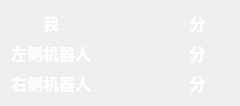
<?xml version="1.0" encoding="UTF-8"?>
<ui version="4.0">
 <class>ScorePanel</class>
 <widget class="QWidget" name="ScorePanel">
  <property name="geometry">
   <rect>
    <x>0</x>
    <y>0</y>
    <width>240</width>
    <height>98</height>
   </rect>
  </property>
  <property name="windowTitle">
   <string>Form</string>
  </property>
  <layout class="QGridLayout" name="gridLayout">
   <item row="2" column="1">
    <widget class="QLabel" name="rightScore">
     <property name="font">
      <font>
       <family>微软雅黑</family>
       <pointsize>12</pointsize>
       <bold>true</bold>
      </font>
     </property>
     <property name="styleSheet">
      <string notr="true">color: rgb(255, 255, 255);</string>
     </property>
     <property name="text">
      <string/>
     </property>
     <property name="alignment">
      <set>Qt::AlignCenter</set>
     </property>
    </widget>
   </item>
   <item row="0" column="1">
    <widget class="QLabel" name="meScore">
     <property name="font">
      <font>
       <family>微软雅黑</family>
       <pointsize>12</pointsize>
       <bold>true</bold>
      </font>
     </property>
     <property name="styleSheet">
      <string notr="true">color: rgb(255, 255, 255);</string>
     </property>
     <property name="text">
      <string/>
     </property>
     <property name="alignment">
      <set>Qt::AlignCenter</set>
     </property>
    </widget>
   </item>
   <item row="0" column="0">
    <widget class="QLabel" name="meTitle">
     <property name="font">
      <font>
       <family>微软雅黑</family>
       <pointsize>12</pointsize>
       <bold>true</bold>
      </font>
     </property>
     <property name="styleSheet">
      <string notr="true">color: rgb(255, 255, 255);</string>
     </property>
     <property name="text">
      <string>我</string>
     </property>
     <property name="alignment">
      <set>Qt::AlignCenter</set>
     </property>
    </widget>
   </item>
   <item row="1" column="0">
    <widget class="QLabel" name="leftTitle">
     <property name="font">
      <font>
       <family>微软雅黑</family>
       <pointsize>12</pointsize>
       <bold>true</bold>
      </font>
     </property>
     <property name="styleSheet">
      <string notr="true">color: rgb(255, 255, 255);</string>
     </property>
     <property name="text">
      <string>左侧机器人</string>
     </property>
     <property name="alignment">
      <set>Qt::AlignCenter</set>
     </property>
    </widget>
   </item>
   <item row="2" column="0">
    <widget class="QLabel" name="rightTitle">
     <property name="font">
      <font>
       <family>微软雅黑</family>
       <pointsize>12</pointsize>
       <bold>true</bold>
      </font>
     </property>
     <property name="styleSheet">
      <string notr="true">color: rgb(255, 255, 255);</string>
     </property>
     <property name="text">
      <string>右侧机器人</string>
     </property>
     <property name="alignment">
      <set>Qt::AlignCenter</set>
     </property>
    </widget>
   </item>
   <item row="1" column="2">
    <widget class="QLabel" name="score2">
     <property name="font">
      <font>
       <family>微软雅黑</family>
       <pointsize>12</pointsize>
       <bold>true</bold>
      </font>
     </property>
     <property name="styleSheet">
      <string notr="true">color: rgb(255, 255, 255);</string>
     </property>
     <property name="text">
      <string>分</string>
     </property>
     <property name="alignment">
      <set>Qt::AlignCenter</set>
     </property>
    </widget>
   </item>
   <item row="1" column="1">
    <widget class="QLabel" name="leftScore">
     <property name="font">
      <font>
       <family>微软雅黑</family>
       <pointsize>12</pointsize>
       <bold>true</bold>
      </font>
     </property>
     <property name="styleSheet">
      <string notr="true">color: rgb(255, 255, 255);</string>
     </property>
     <property name="text">
      <string/>
     </property>
     <property name="alignment">
      <set>Qt::AlignCenter</set>
     </property>
    </widget>
   </item>
   <item row="0" column="2">
    <widget class="QLabel" name="score1">
     <property name="font">
      <font>
       <family>微软雅黑</family>
       <pointsize>12</pointsize>
       <bold>true</bold>
      </font>
     </property>
     <property name="styleSheet">
      <string notr="true">color: rgb(255, 255, 255);</string>
     </property>
     <property name="text">
      <string>分</string>
     </property>
     <property name="alignment">
      <set>Qt::AlignCenter</set>
     </property>
    </widget>
   </item>
   <item row="2" column="2">
    <widget class="QLabel" name="score3">
     <property name="font">
      <font>
       <family>微软雅黑</family>
       <pointsize>12</pointsize>
       <bold>true</bold>
      </font>
     </property>
     <property name="styleSheet">
      <string notr="true">color: rgb(255, 255, 255);</string>
     </property>
     <property name="text">
      <string>分</string>
     </property>
     <property name="alignment">
      <set>Qt::AlignCenter</set>
     </property>
    </widget>
   </item>
  </layout>
 </widget>
 <resources/>
 <connections/>
</ui>
